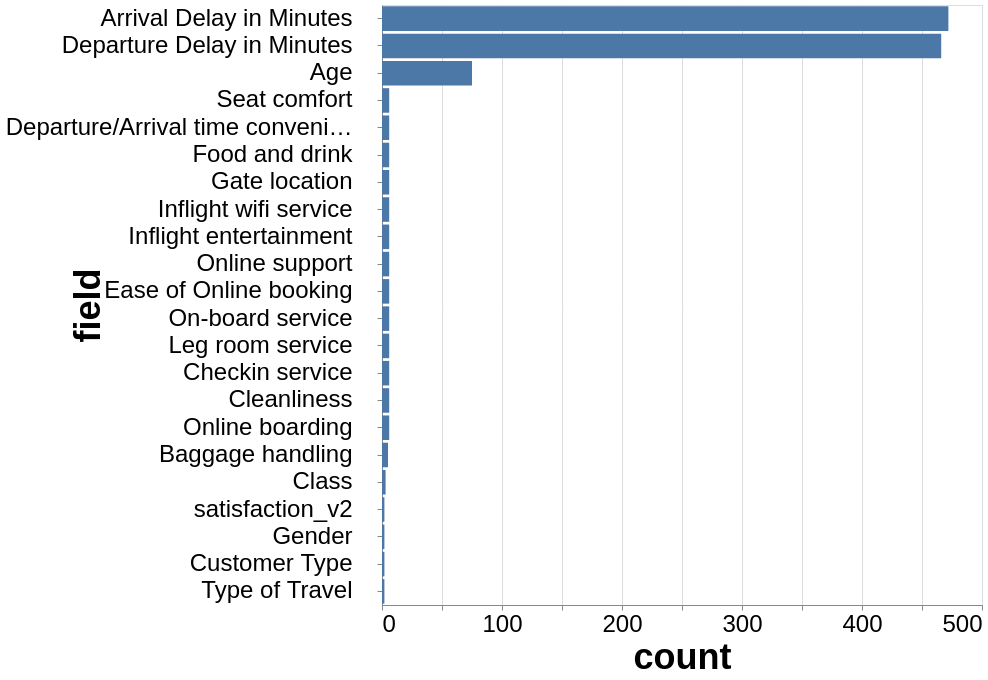

Vega-Lite specification stored for this chart:
### Vega-Lite specification from a JSON file in a GitHub repository (floating-point values rounded to 4 significant figures)
{"config": {"view": {}, "mark": {}, "axis": {"labelFontSize": 24, "titleFontSize": 36}}, "data": {"values": [{"field": "id", "count": 129880}, {"field": "satisfaction_v2", "count": 2}, {"field": "Gender", "count": 2}, {"field": "Customer Type", "count": 2}, {"field": "Age", "count": 75}, {"field": "Type of Travel", "count": 2}, {"field": "Class", "count": 3}, {"field": "Flight Distance", "count": 5398}, {"field": "Seat comfort", "count": 6}, {"field": "Departure/Arrival time convenient", "count": 6}, {"field": "Food and drink", "count": 6}, {"field": "Gate location", "count": 6}, {"field": "Inflight wifi service", "count": 6}, {"field": "Inflight entertainment", "count": 6}, {"field": "Online support", "count": 6}, {"field": "Ease of Online booking", "count": 6}, {"field": "On-board service", "count": 6}, {"field": "Leg room service", "count": 6}, {"field": "Baggage handling", "count": 5}, {"field": "Checkin service", "count": 6}, {"field": "Cleanliness", "count": 6}, {"field": "Online boarding", "count": 6}, {"field": "Departure Delay in Minutes", "count": 466}, {"field": "Arrival Delay in Minutes", "count": 472}]}, "mark": "bar", "encoding": {"x": {"type": "quantitative", "field": "count"}, "y": {"type": "nominal", "axis": {"labelLimit": 350, "labelPadding": 25, "titlePadding": 75}, "field": "field", "sort": {"field": "count", "order": "descending"}}}, "height": 600, "transform": [{"filter": "(datum.count < 1000)"}], "width": 600, "$schema": "https://vega.github.io/schema/vega-lite/v5.json", "datasets": {"data-fd22828f7bf89e47944ade0096e1ab34": [{"field": "id", "count": 129880}, {"field": "satisfaction_v2", "count": 2}, {"field": "Gender", "count": 2}, {"field": "Customer Type", "count": 2}, {"field": "Age", "count": 75}, {"field": "Type of Travel", "count": 2}, {"field": "Class", "count": 3}, {"field": "Flight Distance", "count": 5398}, {"field": "Seat comfort", "count": 6}, {"field": "Departure/Arrival time convenient", "count": 6}, {"field": "Food and drink", "count": 6}, {"field": "Gate location", "count": 6}, {"field": "Inflight wifi service", "count": 6}, {"field": "Inflight entertainment", "count": 6}, {"field": "Online support", "count": 6}, {"field": "Ease of Online booking", "count": 6}, {"field": "On-board service", "count": 6}, {"field": "Leg room service", "count": 6}, {"field": "Baggage handling", "count": 5}, {"field": "Checkin service", "count": 6}, {"field": "Cleanliness", "count": 6}, {"field": "Online boarding", "count": 6}, {"field": "Departure Delay in Minutes", "count": 466}, {"field": "Arrival Delay in Minutes", "count": 472}]}}
